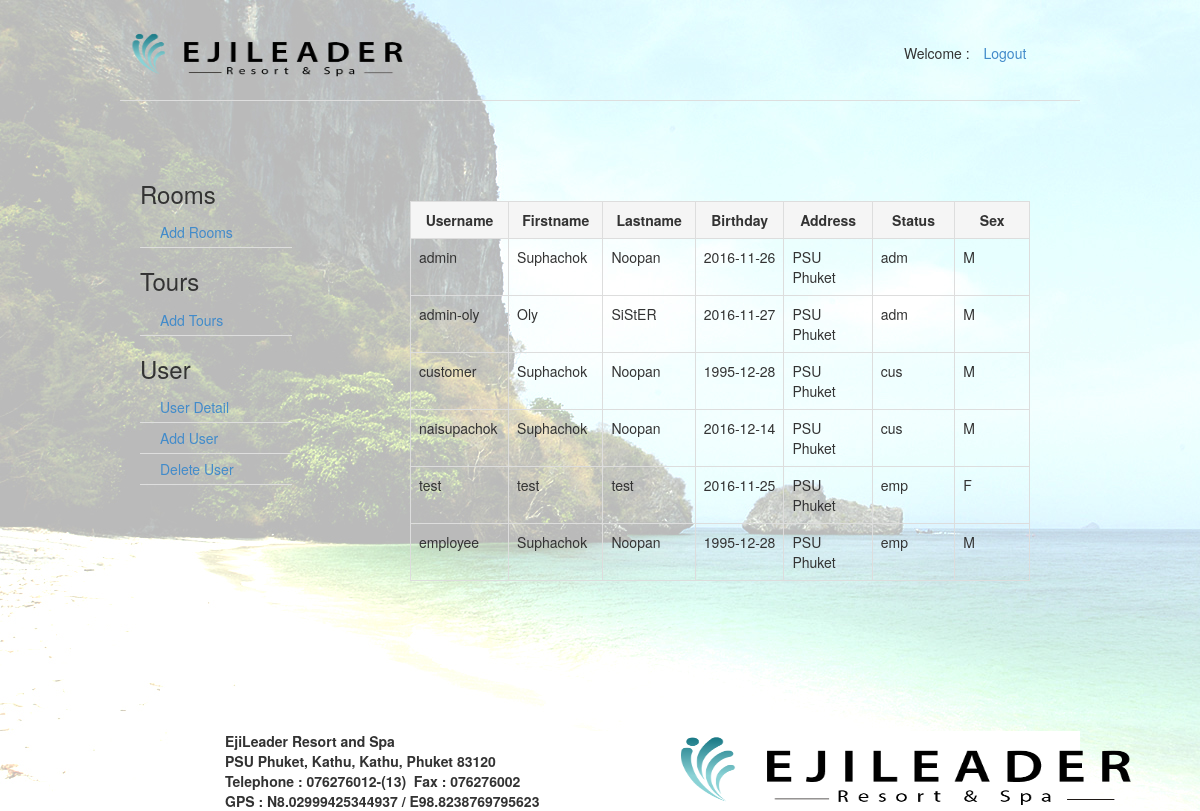
Screenshot of /userdetail.php with the database file from the repository.
### tables this page shows
CREATE TABLE `admin_system` (
  `id` int(4) NOT NULL,
  `user_name` varchar(15) NOT NULL,
  `user_pass` varchar(15) NOT NULL,
  `email` varchar(50) NOT NULL,
  `IDCard` varchar(13) NOT NULL,
  `fname` varchar(30) NOT NULL,
  `lname` varchar(30) NOT NULL,
  `birthday` varchar(10) NOT NULL,
  `address` varchar(100) NOT NULL,
  `Telephone` varchar(10) NOT NULL,
  `sex` varchar(1) NOT NULL,
  `Status` varchar(3) NOT NULL
);

### userdetail.php (the view)
<!DOCTYPE html>
<html>
<head>
	<link rel="stylesheet" type="text/css" href="css/main.css">
	<link rel="stylesheet" type="text/css" href="css/bootstrap.css">
</head>
<body>
<?php
	$connect = new mysqli("localhost","root","","projectwebpro");
	require("menu-admin.php");
	require("header-nofooter.php");
?>
	<div class="box-left" style="background-color: transparent;">
	<br><br>
<?php
			menu_admin();
?>
	</div>
	<div class="box-right" style="border: none;">
		<div style="border: none;">
		<br><br>
<?php
	$sql = "select * from admin_system  order by Status";
	$query = $connect->query($sql);
	$result = $query->fetch_object();
	if(!$result){
		echo "<strong>Can't connect database </strong>";
	}else{
		echo '<table border=1 width="700" class="table table-bordered table-hover">';
		echo '<tr class="active"><strong>';
		echo '<td><center><strong>Username</strong></center></td>';
		echo '<td><center><strong>Firstname</strong></center></td>';
		echo '<td><center><strong>Lastname</strong></center></td>';
		echo '<td><center><strong>Birthday</strong></center></td>';
		echo '<td><center><strong>Address</strong></center></td>';
		echo '<td><center><strong>Status</strong></center></td>';
		echo '<td><center><strong>Sex</strong></center></td>';
		echo '</tr>';
		if($query = $connect->query($sql)){
			while($obj = $query->fetch_object()){
				echo '<form name="frmEdit'.$obj->id.'" method="post" action="edituser.php">';
				echo '<tr>';
				echo '<td height="10" width="100"> '.$obj->user_name.'</td>';
				echo '<td height="10" width="100"> '.$obj->fname.'</td>';
				echo '<td height="10" width="100"> '.$obj->lname.'</td>';
				echo '<td height="10" width="100"> '.$obj->birthday.'</td>';
				echo '<td height="10" width="100"> '.$obj->address.'</td>';
				echo '<td height="10" width="100"> '.$obj->Status.'</td>';
				echo '<td height="10" width="100"> '.$obj->sex.'</td>';
				echo '</tr>';
				echo '</form>';
			}
		}
		echo '</table>';
	}
?>
<br><br><br><br><br>
        </div>
    </div>
</body>
<div style="padding-left: 90px;">
    <div class="col-md-12" >
        <div class="row footer" >
            <div class="col-md-6 footer-left" align="left" style="background-color: white;">
                <b>EjiLeader Resort and Spa</b><br>
                PSU Phuket, Kathu, Kathu, Phuket 83120<br>
                Telephone : 076276012-(13)&nbsp;&nbsp;Fax : 076276002<br>
                GPS : N8.02999425344937 / E98.8238769795623
            </div>
            <div class="col-md-6 footer-right" style="background-color: white;">
                <a href="/project_webpro/Rooms/Index-cus.php">
                <img src="Images/u.png" height="80" width="500"></a>
            </div>
        </div>
    </div>
</div>
</html>

### header-nofooter.php (shortened to what this page needs)
<!DOCTYPE html>
<html>
<head>
	<link rel="stylesheet" type="text/css" href="css/main.css">
	<link rel="stylesheet" type="text/css" href="css/bootstrap.css">
	<div class="box">
			<a href="index.php"><img src="Images/u.png" height="50" width="300"></a>
			<span style="padding-left:50%"><h5  style="display: inline;" align="right">Welcome : </h5></span>
			<span style="padding-left:10px"><a href="login.php" ><h5 style="display: inline;">Logout</h5></a></span>
			<br><br>
	</div>
</head>
<body background="Images/slide5.jpg" style="background-attachment: fixed;">
</body>
</html>

### menu-admin.php
<?php
    function menu_admin(){
        echo '
            <div style="border: none;">
             <h3>Rooms</h3>
                <ul>
                    <li><a href="addrooms.php">Add Rooms</a></li>
                </ul>
            <h3>Tours</h3>
                <ul>
                    <li><a href="addtours.php">Add Tours</a></li>
                </ul>
            <h3>User</h3>
        		<ul>
        			<li><a href="userdetail.php">User Detail</a></li>
        			<li><a href="adduser.php">Add User</a></li>
                    <li><a href="deleteuser.php">Delete User</a></li>
        		</ul>
            </div>
            ';
    }
?>

### css/main.css (style rules this page uses)
body { padding-top: 30px; padding-left: 10%; padding-right: 10%; }
a { color: #19232d; text-decoration: none; }
form { margin-bottom: 0; }
table { margin-bottom:10px; width: 80%; }
.box-right { float: left; width: 75%; }
.box-right>div { border : 1px solid #DEDEDE; padding: 50px 50px 30px 50px; }
.box-in-form,.box { border-bottom: 1px solid #DEDEDE; margin-bottom: 10px; }
.box-left { float: left; width: 20%; margin-right: 5%; }
.box-left>div { padding-top: 10px; padding-left: 20px; padding-right: 20px; border: 1px solid #DEDEDE; }
.box-left>div>ul { padding-left: 0; }
.box-left>div>ul>li { list-style: none; padding: 5px 20px; border-bottom: 1px solid #DEDEDE; }
.footer { height: 20px; display: block; text-align: center; }

### rows the page displays
admin_system: user_name "admin", fname "Suphachok", lname "Noopan", birthday "2016-11-26", address "PSU Phuket", Status "adm", sex "M"
admin_system: user_name "admin-oly", fname "Oly", lname "SiStER", birthday "2016-11-27", address "PSU Phuket", Status "adm", sex "M"
admin_system: user_name "customer", fname "Suphachok", lname "Noopan", birthday "1995-12-28", address "PSU Phuket", Status "cus", sex "M"
admin_system: user_name "naisupachok", fname "Suphachok", lname "Noopan", birthday "2016-12-14", address "PSU Phuket", Status "cus", sex "M"
admin_system: user_name "test", fname "test", lname "test", birthday "2016-11-25", address "PSU Phuket", Status "emp", sex "F"
admin_system: user_name "employee", fname "Suphachok", lname "Noopan", birthday "1995-12-28", address "PSU Phuket", Status "emp", sex "M"
